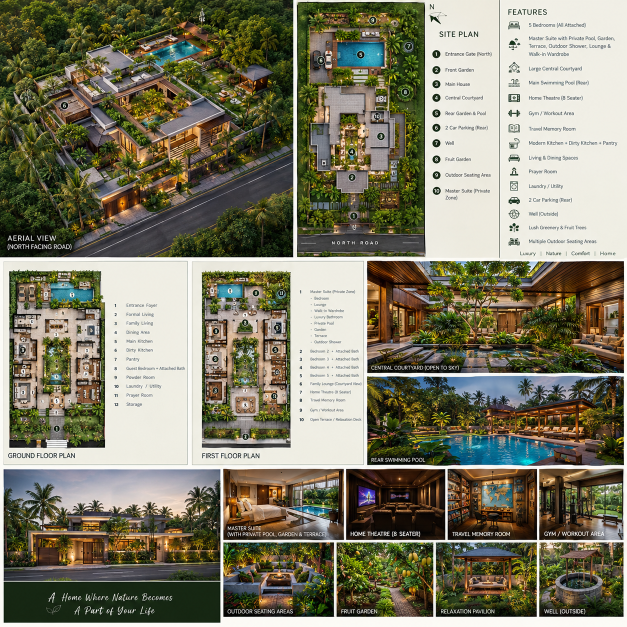
#> input picture assets/sheets/sheet-1.png, 1254 x 1254 px (shown at 1/2 size); its folder holds only this picture in this run
$ python slice_panels.py
#> lines starting #> are read from the running program, lines starting #| are printed output that depends on the picture
"""Slice the individual renders out of the composite presentation sheets.

The five sheets are presentation boards, not single renders.  Panel boundaries
were located by profiling the near-white gutters between panels; the boxes
below are those boundaries, verified against the sheets by eye.

Each panel carries a burned-in caption bar along its bottom edge.  The website
draws its own captions, so `trim` removes that band as a fraction of panel
height.

The panels are small - a presentation board only gives a few hundred pixels
per room - so they are enlarged carefully: clean the grain first with a
chroma blur and a small edge-preserving filter, then resample, then sharpen
only where there are real edges.  Sharpening before cleaning (the naive
order) amplifies grain into visible speckle.  Upscaling cannot invent detail;
this is about not adding anything that was not there.

Two files are written per panel:
    <id>.jpg        3x enlargement for the hero, tour and lightbox
    <id>-thumb.jpg  capped at 900px wide, for cards and galleries

Usage:  python tools/slice_panels.py
"""

import os

import numpy as np
from PIL import Image, ImageFilter

ROOT = os.path.dirname(os.path.dirname(os.path.abspath(__file__)))
SHEETS = os.path.join(ROOT, "assets", "sheets")
OUT = os.path.join(ROOT, "assets", "renders")

THUMB_MAX = 900
FULL_SCALE = 3
FULL_MAX_W = 1800   # no point enlarging past what a screen will show

# id, sheet, (left, top, right, bottom), trim fraction off the bottom caption bar
PANELS = [
    # --- sheet 1: the largest versions of the hero imagery -------------------
    ("aerial-view",        1, (0, 0, 587, 515), 0.09),
    ("courtyard",          1, (734, 521, 1248, 747), 0.12),
    ("pool-rear",          1, (734, 752, 1248, 931), 0.14),
    ("elevation-front",    1, (7, 937, 441, 1246), 0.27),
    ("master-suite",       1, (446, 937, 688, 1080), 0.22),
    ("home-theatre",       1, (692, 937, 891, 1080), 0.13),
    ("travel-room",        1, (895, 937, 1075, 1080), 0.13),
    ("gym",                1, (1078, 937, 1247, 1080), 0.13),
    ("outdoor-seating",    1, (446, 1084, 669, 1234), 0.13),
    ("fruit-garden",       1, (673, 1084, 867, 1234), 0.13),
    ("pavilion",           1, (871, 1084, 1074, 1234), 0.13),
    ("well",               1, (1078, 1084, 1247, 1234), 0.13),

    # --- sheet 2: master site plan, the highest-resolution plan we have ------
    ("site-plan",          2, (0, 0, 950, 1160), 0.03),

    # --- sheets 3 and 4: dimensioned ground-floor plan renders --------------
    ("ground-plan-render", 3, (0, 0, 1089, 1024), 0.00),
    ("ground-plan-alt",    4, (0, 0, 1113, 1024), 0.00),

    # --- sheet 5: the clean per-room interior set ---------------------------
    ("hero-title",         5, (0, 0, 444, 423), 0.00),
    ("first-plan-render",  5, (1201, 0, 1424, 423), 0.00),
    ("courtyard-alt",      5, (7, 428, 422, 601), 0.11),
    ("living",             5, (428, 428, 670, 601), 0.11),
    ("dining",             5, (673, 428, 859, 601), 0.11),
    ("kitchen",            5, (864, 428, 1068, 601), 0.11),
    ("guest-bedroom",      5, (1073, 428, 1319, 601), 0.11),
    ("master-suite-wide",  5, (7, 605, 331, 747), 0.22),
    ("master-pool",        5, (337, 605, 588, 747), 0.13),
    ("outdoor-shower",     5, (592, 605, 699, 747), 0.15),
    ("home-theatre-alt",   5, (704, 605, 905, 747), 0.13),
    ("gym-alt",            5, (910, 605, 1100, 747), 0.13),
    ("travel-room-alt",    5, (1104, 605, 1319, 747), 0.13),
    ("pool-main",          5, (7, 752, 330, 873), 0.13),
    ("outdoor-seating-alt", 5, (336, 752, 566, 873), 0.13),
    ("fruit-garden-alt",   5, (570, 752, 749, 873), 0.13),
    ("pavilion-alt",       5, (753, 752, 950, 873), 0.13),
    ("well-alt",           5, (955, 752, 1122, 873), 0.13),
    ("elevation-dusk",     5, (1127, 752, 1531, 873), 0.13),
    ("materials",          5, (9, 878, 327, 1014), 0.00),
    ("pavilion-wide",      5, (335, 878, 649, 1014), 0.24),
]


def chroma_clean(img, radius=1.1):
    """Soften colour without touching brightness.

    Most of the visible speckle in these panels is colour speckle, and the eye
    is far less sensitive to chroma detail than to luminance detail - so this
    removes a lot of the grit at almost no cost in apparent sharpness.
    """
    y, cb, cr = img.convert("YCbCr").split()
    cb = cb.filter(ImageFilter.GaussianBlur(radius))
    cr = cr.filter(ImageFilter.GaussianBlur(radius))
    return Image.merge("YCbCr", (y, cb, cr)).convert("RGB")


def denoise(img, d=1, sigma_s=1.6, sigma_r=9.0):
    """Edge-preserving smoothing (a small bilateral filter).

    Each pixel is averaged with neighbours that are close to it in brightness,
    so film-like grain in flat areas - walls, sky, water - is averaged away
    while real edges, which differ too much to be averaged, stay put.  This is
    what stops the sharpening step below turning grain into speckle.
    """
    a = np.asarray(img, dtype=np.float32)
    h, w, _ = a.shape
    pad = np.pad(a, ((d, d), (d, d), (0, 0)), mode="edge")
    luma = a @ np.array([0.299, 0.587, 0.114], np.float32)
    lpad = np.pad(luma, ((d, d), (d, d)), mode="edge")

    out = np.zeros_like(a)
    wsum = np.zeros((h, w, 1), np.float32)
    for dy in range(-d, d + 1):
        for dx in range(-d, d + 1):
            tile = pad[d + dy:d + dy + h, d + dx:d + dx + w, :]
            ltile = lpad[d + dy:d + dy + h, d + dx:d + dx + w]
            spatial = np.exp(-(dx * dx + dy * dy) / (2 * sigma_s * sigma_s))
            rng = np.exp(-((ltile - luma) ** 2) / (2 * sigma_r * sigma_r))
            weight = (spatial * rng).astype(np.float32)[..., None]
            out += tile * weight
            wsum += weight
    return Image.fromarray(np.clip(out / wsum, 0, 255).astype(np.uint8))


def enlarge(img, scale):
    """Clean up, then enlarge, then sharpen only where there are real edges.

    Order matters.  Sharpening first (which is what a naive pipeline does)
    amplifies the grain along with the detail and the result looks noisy; the
    measured high-frequency energy in flat areas roughly triples.  Cleaning
    first and sharpening with a threshold gives a picture that is both
    quieter in the flats and crisper on the edges than a plain resample.

    Upscaling still cannot invent detail the presentation board never had.
    """
    clean = chroma_clean(img)
    clean = denoise(clean)

    out = clean.resize((max(1, round(img.width * scale)),
                        max(1, round(img.height * scale))), Image.LANCZOS)

    # threshold keeps the mask off flat areas, so nothing gets "crunchy"
    return out.filter(ImageFilter.UnsharpMask(radius=1.3, percent=80, threshold=4))


def main():
    os.makedirs(OUT, exist_ok=True)
    cache = {}
    for panel_id, sheet_no, box, trim in PANELS:
        if sheet_no not in cache:
            cache[sheet_no] = Image.open(
                os.path.join(SHEETS, "sheet-%d.png" % sheet_no)
            ).convert("RGB")
        left, top, right, bottom = box
        bottom -= int((bottom - top) * trim)
        crop = cache[sheet_no].crop((left, top, right, bottom))

        # small room panels get the full 3x; the plan renders are already
        # large, so they are only sharpened, not blown up
        scale = min(FULL_SCALE, max(1.0, FULL_MAX_W / crop.width))
#> scale = 3
        big = enlarge(crop, scale)
#> in chroma_clean, `y, cb, cr = img.convert("YCbCr").split()`:
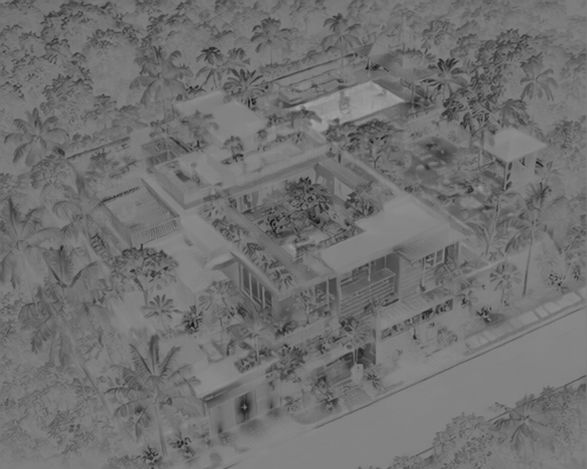
#> cb: PIL image 587x469 L; min 16, max 163, mean 112.7
#> in chroma_clean, `y, cb, cr = img.convert("YCbCr").split()`:
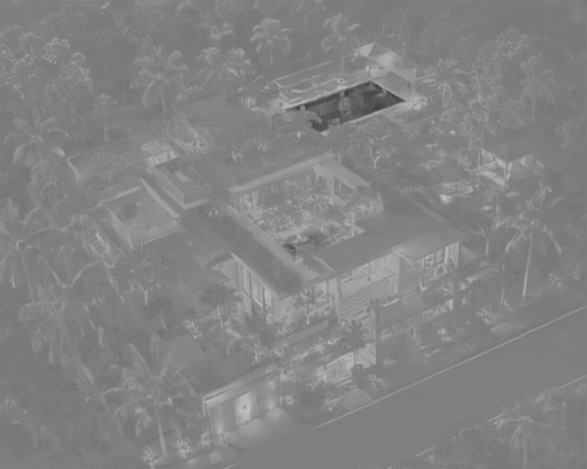
#> cr: PIL image 587x469 L; min 61, max 195, mean 131
#> in denoise, `pad = np.pad(a, ((d, d), (d, d), (0, 0)), mode="edge")`:
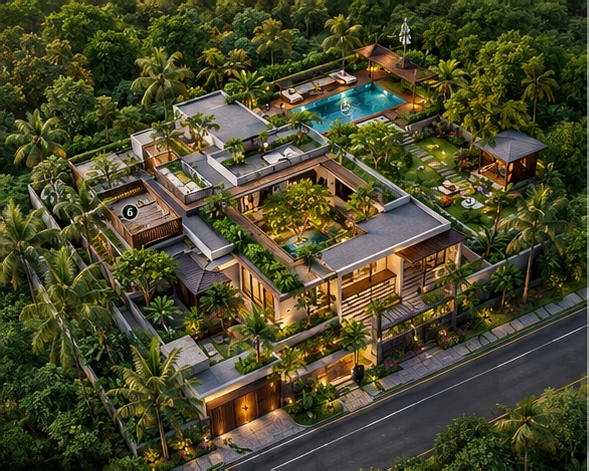
#> pad: shape (471, 589, 3) float32; mean R, G, B 73.8, 72.8, 43.2
#> in denoise, `lpad = np.pad(luma, ((d, d), (d, d)), mode="edge")`:
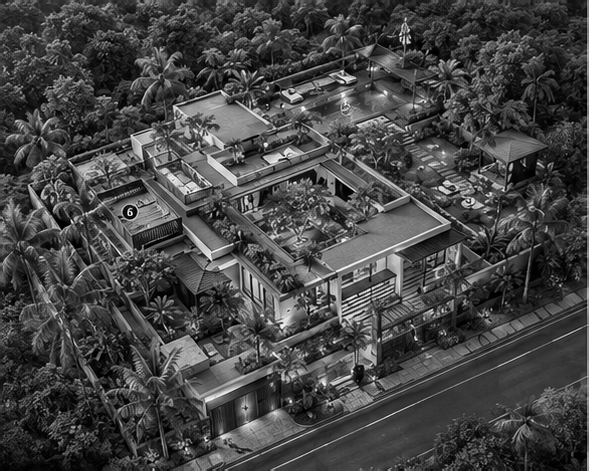
#> lpad: shape (471, 589) float32; min 0, max 254.3, mean 69.7
#> after the loop in denoise, `for dy in range(-d, d + 1):`:
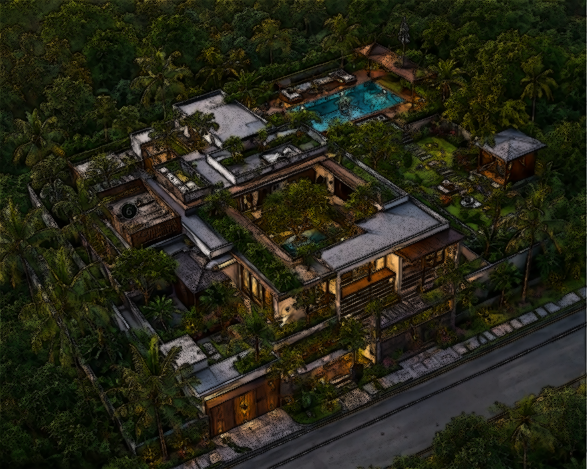
#> out: shape (469, 587, 3) float32; mean R, G, B 260.7, 260.8, 162.5; drawn with min black and max white
#> after the loop in denoise, `for dy in range(-d, d + 1):`:
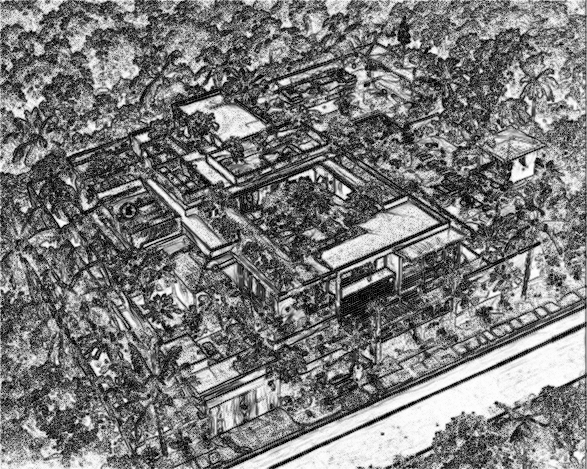
#> wsum: shape (469, 587, 1) float32; min 1, max 6.99, mean 3.9; drawn with min black and max white
        big.save(os.path.join(OUT, "%s.jpg" % panel_id), quality=95,
                 optimize=True, subsampling=0)

        thumb = big if big.width <= THUMB_MAX else big.resize(
            (THUMB_MAX, max(1, round(big.height * THUMB_MAX / big.width))),
            Image.LANCZOS)
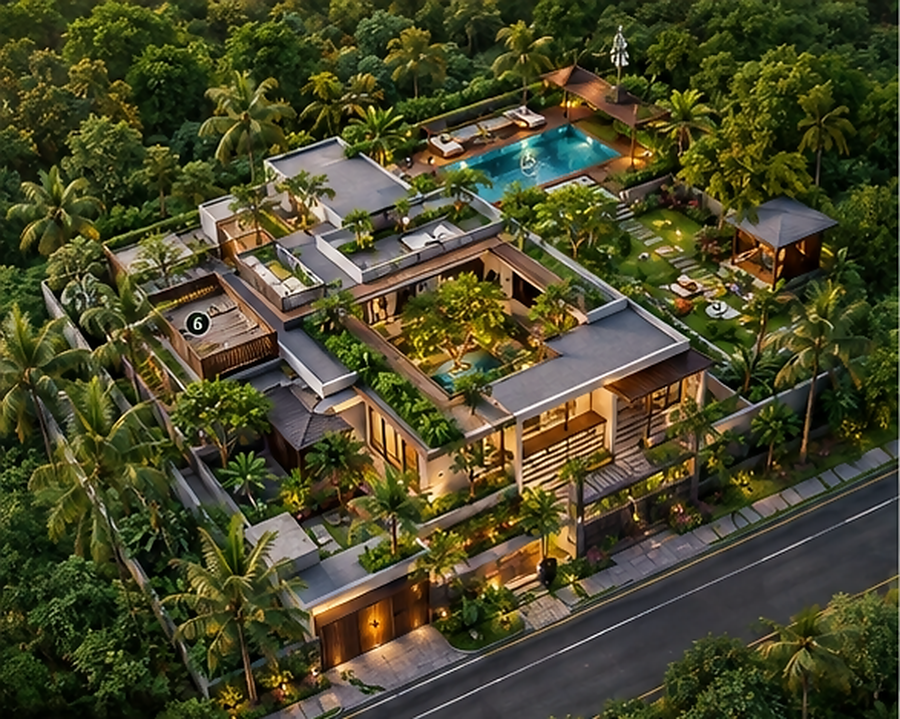
#> thumb: PIL image 900x719 RGB; mean R, G, B 73.4, 72.3, 42.9
        thumb.save(os.path.join(OUT, "%s-thumb.jpg" % panel_id), quality=91,
                   optimize=True, subsampling=0)
        print("%-22s %4dx%-4d -> %dx%d" % (
            panel_id, crop.width, crop.height, big.width, big.height))
#| aerial-view             587x469  -> 1761x1407

    contact_sheet()


def contact_sheet():
    """One grid image of every panel, for a quick visual check of the crops."""
    ids = [p[0] for p in PANELS]
    cols, cell = 6, 240
    rows = (len(ids) + cols - 1) // cols
    board = Image.new("RGB", (cols * cell, rows * cell), (245, 243, 238))
    for i, panel_id in enumerate(ids):
        img = Image.open(os.path.join(OUT, "%s-thumb.jpg" % panel_id))
        img.thumbnail((cell - 8, cell - 8), Image.LANCZOS)
        x = (i % cols) * cell + (cell - img.width) // 2
        y = (i // cols) * cell + (cell - img.height) // 2
        board.paste(img, (x, y))
    path = os.path.join(ROOT, "assets", "contact-sheet.jpg")
    board.save(path, quality=85)
    print("\ncontact sheet -> %s" % path)


if __name__ == "__main__":
#> (the run stopped early here; a loop or call above may not have finished)
